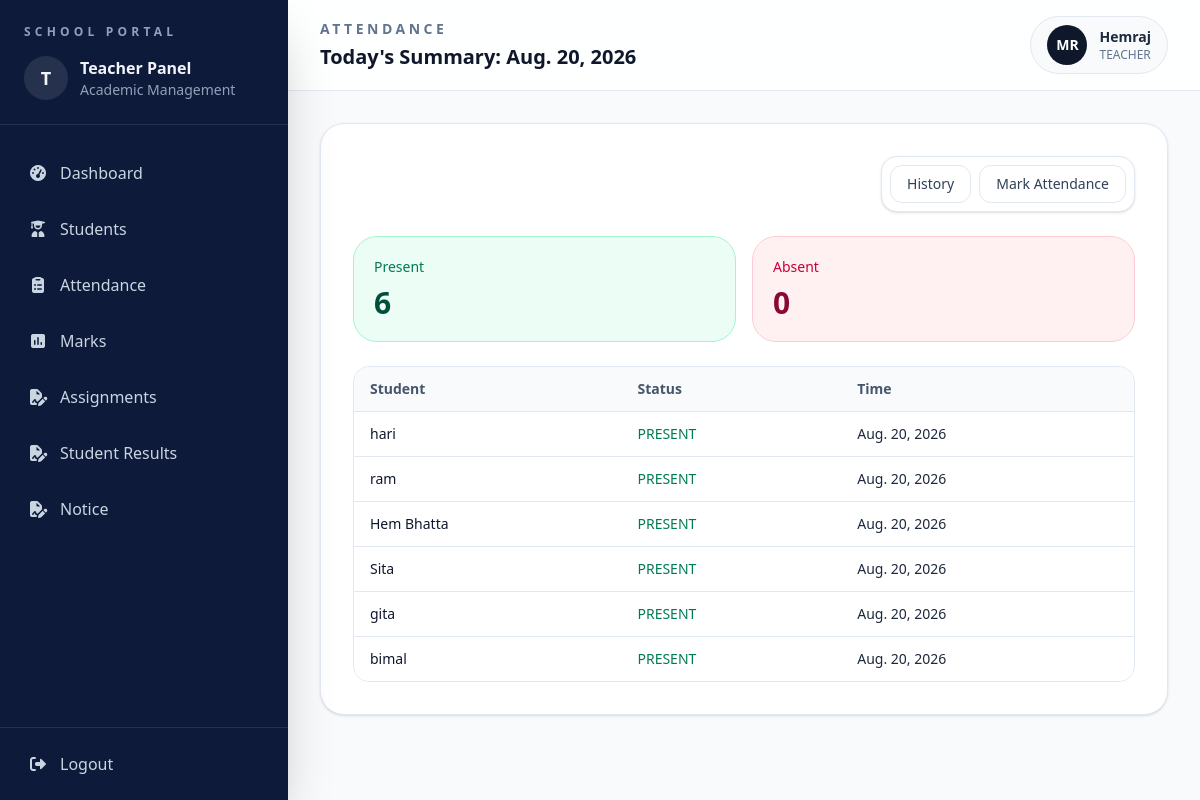
Page /attendance/list/ (signed in) on the committed database.
### accounts/models.py (models this page shows, shortened)
class User(AbstractUser):
    ROLE_CHOICES = (("ADMIN", "Admin"), ("TEACHER", "Teacher"))
    role = models.CharField(max_length=20, choices=ROLE_CHOICES, default="TEACHER")

### attendance/models.py (models this page shows, shortened)
class Attendance(models.Model):
    STATUS_CHOICES = (("PRESENT", "Present"), ("ABSENT", "Absent"))
    student = models.ForeignKey(Student, on_delete=models.CASCADE)
    date = models.DateField()
    status = models.CharField(max_length=10, choices=STATUS_CHOICES)
    class Meta:
        unique_together = ("student", "date")

### students/models.py (models this page shows, shortened)
class Student(models.Model):
    name = models.CharField(max_length=50)
    classroom = models.ForeignKey(
        ClassRoom, on_delete=models.CASCADE, related_name="students"
    )
    address = models.TextField(blank=True, null=True)
    phone = models.CharField(max_length=10, blank=True)
    date_of_birth = models.DateField(default="2000-01-01")

### attendance/views.py (the view)
# urls.py: path("list/",views.today_attendance,name="attendance"),
def today_attendance(request):
    today = date.today()
    attendance_records = Attendance.objects.filter(
        date=today, student__classroom__teacher=request.user
    ).select_related("student")
    present = attendance_records.filter(status="PRESENT").count()
    absent = attendance_records.filter(status="ABSENT").count()
    context = {
        "attendance_records": attendance_records,
        "today": today,
        "present": present,
        "absent": absent,
    }
    return render(request, "attendance/today_attendance.html", context)

### attendance/templates/attendance/today_attendance.html (shortened to what this page needs)
{% extends 'base.html' %}
{% block page_label %}Attendance{% endblock %}
{% block page_title %}Today's Summary: {{ today }} {% endblock %}
{% block content %}
<div class="space-y-6">
  <div class="flex justify-end">
    <div class="flex flex-wrap gap-2 rounded-2xl border border-slate-200 bg-white p-2 shadow-sm">
      <a href="{% url "attendance-history" %}" class="rounded-xl border border-slate-200 px-4 py-2 text-sm font-medium text-slate-700 transition hover:border-emerald-300 hover:bg-emerald-50 hover:text-emerald-700">History</a>
      <a href="{% url "mark-attendance" %}" class="rounded-xl border border-slate-200 px-4 py-2 text-sm font-medium text-slate-700 transition hover:border-emerald-300 hover:bg-emerald-50 hover:text-emerald-700">Mark Attendance</a>
    </div>
  </div>
  <div class="space-y-6">
    <div class="grid gap-4 md:grid-cols-2">
      <div class="rounded-3xl border border-emerald-200 bg-emerald-50 p-5">
        <p class="text-sm font-medium text-emerald-700">Present</p>
        <p class="mt-2 text-3xl font-semibold text-emerald-900">{{ present }}</p>
      </div>
      <div class="rounded-3xl border border-rose-200 bg-rose-50 p-5">
        <p class="text-sm font-medium text-rose-700">Absent</p>
        <p class="mt-2 text-3xl font-semibold text-rose-900">{{ absent }}</p>
      </div>
    </div>
    <div class="overflow-hidden rounded-2xl border border-slate-200">
      <table class="min-w-full divide-y divide-slate-200 text-left text-sm">
        <thead class="bg-slate-50 text-slate-600">
          <tr>
            <th class="px-4 py-3 font-semibold">Student</th>
            <th class="px-4 py-3 font-semibold">Status</th>
            <th class="px-4 py-3 font-semibold">Time</th>
          </tr>
        </thead>
        <tbody class="divide-y divide-slate-200 bg-white">
          {% for attendance in  attendance_records %}
          <tr>
            <td class="px-4 py-3 font-medium text-slate-900">{{ attendance.student.name }}</td>
            {% if attendance.status == "PRESENT"  %}
            <td class="px-4 py-3 text-emerald-700">{{ attendance.status }}</td>
            {% else %}
            <td class="px-4 py-3 text-red-700">{{ attendance.status }}</td>
            {% endif %}
            <td class="px-4 py-3">{{ attendance.date }}</td>
          </tr>
          {% endfor %}
        </tbody>
      </table>
    </div>
  </div>
</div>
{% endblock %}

### templates/base.html (shortened to what this page needs)
{% load static %}
<!doctype html>
<html lang="en">
<head>
<script src="https://cdn.jsdelivr.net/npm/@tailwindcss/browser@4"></script>
<link rel="stylesheet"
      href="https://cdnjs.cloudflare.com/ajax/libs/font-awesome/7.0.1/css/all.min.css"
 />
</head>
<body class="bg-slate-50 text-slate-800">
<div class="min-h-screen bg-slate-50">
  {% include 'sidebar.html' %}
  <div class="min-h-screen lg:ml-72">
    <header class="border-b border-slate-200 bg-white/90 px-4 py-4 sm:px-6 lg:px-8">
      <div class="flex flex-col gap-4 sm:flex-row sm:items-center sm:justify-between">
        <div>
          <p class="text-sm font-semibold uppercase tracking-[0.25em] text-slate-500">
            {% block page_label %}{% endblock %}
          </p>
          <h1 class="mt-1 text-xl font-semibold text-slate-900">
            {% block page_title %}{% endblock %}
          </h1>
        </div>
        <div class="flex items-center gap-3 rounded-full border border-slate-200 bg-slate-50 px-4 py-2">
          <div class="flex h-10 w-10 items-center justify-center rounded-full bg-slate-900 text-sm font-semibold text-white">
            MR
          </div>
          <div>
            <p class="text-sm font-semibold text-slate-800">
              {{ request.user.username|capfirst }}
            </p>
            <p class="text-xs text-slate-500">
              {{ request.user.role|capfirst }}
            </p>
          </div>
        </div>
      </div>
    </header>
    <main class="p-4 sm:p-6 lg:p-8">
      <div class="rounded-3xl border border-slate-200 bg-white p-4 shadow-sm sm:p-6 lg:p-8">
        {% block content %}
        {% endblock content %}
      </div>
    </main>
  </div>
</div>
</body>
</html>

### rows in the picture
User: user.username "Hemraj", user.role "TEACHER"
Attendance: student.name "hari", status "PRESENT", date "Aug. 20, 2026"
Attendance: student.name "ram", status "PRESENT", date "Aug. 20, 2026"
Attendance: student.name "Hem Bhatta", status "PRESENT", date "Aug. 20, 2026"
Attendance: student.name "Sita", status "PRESENT", date "Aug. 20, 2026"
Attendance: student.name "gita", status "PRESENT", date "Aug. 20, 2026"
Attendance: student.name "bimal", status "PRESENT", date "Aug. 20, 2026"

### other values in the picture
{{ present }} "6"
{{ absent }} "0"
